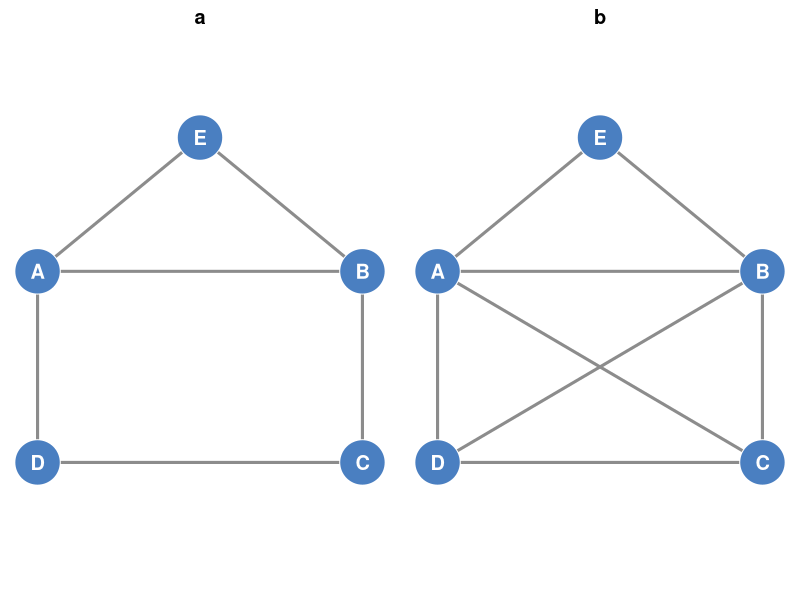
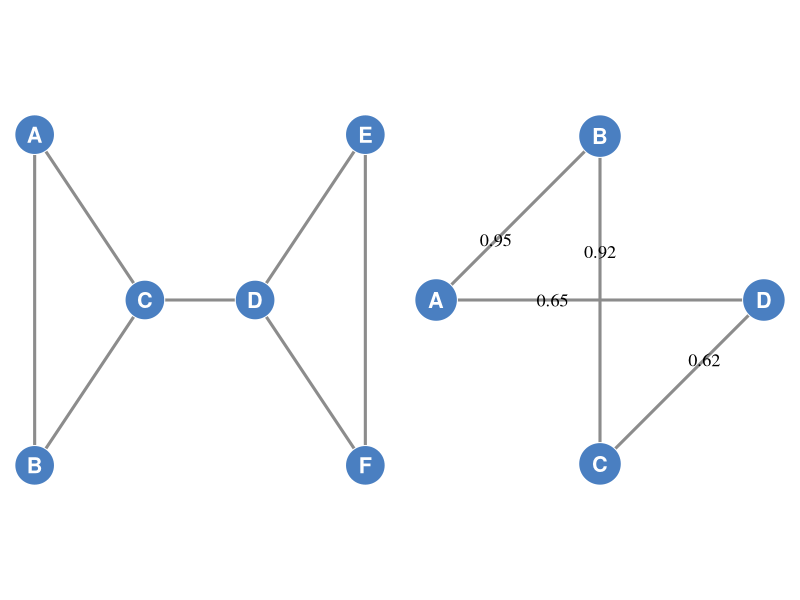

Recreate these plots in R, in order.
## ---- chunk 1
knitr::opts_chunk$set(echo = TRUE, collapse = TRUE, comment = "#>", message = FALSE)
Sys.setenv(LANGUAGE = "en")
options(width = 80)
suppressPackageStartupMessages({library(tidyverse); library(igraph)})
fr <- function(x, d = 2) format(round(x, d), decimal.mark = ",", big.mark = " ")
dessine <- function(g, ...) {
  par(mar = c(0, 0, 0, 0))
  plot(g, vertex.color = "#4A7FC1", vertex.frame.color = "white", vertex.label.color = "white",
       vertex.label.family = "sans", vertex.label.font = 2, edge.color = "grey55", ...)
}
## ---- chunk 2
#| echo: false
#| fig-width: 6
#| fig-height: 2.4
#| out-width: "55%"
maison <- make_graph(~ A - B, B - C, C - D, D - A, A - E, B - E)
nicolas <- add_edges(maison, c("A", "C", "B", "D"))
l_m <- cbind(c(0, 1, 1, 0, 0.5), c(1, 1, 0, 0, 1.7))
par(mfrow = c(1, 2))
dessine(maison, layout = l_m, vertex.size = 28, vertex.label.cex = 1.2, edge.width = 3); title("a", line = -1.2)
dessine(nicolas, layout = l_m, vertex.size = 28, vertex.label.cex = 1.2, edge.width = 3); title("b", line = -1.2)
## ---- chunk 3
aretes <- tibble(from  = c("P1", "P1", "P2", "P3"),
                 to    = c("P2", "P3", "P3", "P4"),
                 score = c(0.9, 0.4, 0.7, 0.95))
proteines <- tibble(name = c("P1", "P2", "P3", "P4", "P5"))
g1 <- graph_from_data_frame(aretes)
g2 <- graph_from_data_frame(aretes, directed = FALSE, vertices = proteines)
## ---- chunk 4
#| echo: false
cat(capture.output(print(g1))[1], capture.output(print(g2))[1], sep = "\n")
as_adjacency_matrix(g2, sparse = FALSE)
## ---- chunk 5
#| echo: false
#| fig-width: 5
#| fig-height: 2.2
#| out-width: "45%"
k <- make_graph(~ A - B, A - C, B - C, C - D, D - E, D - F, E - F)
dessine(k, layout = cbind(c(0, 0, 1, 2, 3, 3), c(1, -1, 0, 0, 1, -1)), vertex.size = 24, vertex.label.cex = 1.3, edge.width = 3)
## ---- chunk 6
#| echo: false
#| fig-width: 4
#| fig-height: 2.4
#| out-width: "38%"
w <- graph_from_data_frame(tibble(from = c("A", "B", "A", "D"), to = c("B", "C", "D", "C"),
                                  weight = c(0.95, 0.92, 0.65, 0.62)), directed = FALSE)
dessine(w, layout = cbind(c(0, 1, 2, 1), c(0, 1, 0, -1)), vertex.size = 26, vertex.label.cex = 1.3,
        edge.width = 3, edge.label = E(w)$weight, edge.label.color = "black", edge.label.cex = 1.1)
## ---- chunk 7
#| echo: false
coexpr <- read_tsv("data/airway_coexpr.tsv", show_col_types = FALSE)
m <- coexpr |> dplyr::select(symbole, contains("_")) |> column_to_rownames("symbole") |> as.matrix()
r <- cor(t(m))
reprimes <- coexpr$symbole[coexpr$statut == "réprimé"]
rep1 <- names(which.min(r["DUSP1", reprimes]))  # le réprimé le plus anticorrélé à DUSP1
genes <- c("DUSP1", "ZBTB16", rep1, "DDX3Y")
r4 <- round(r[genes, genes], 2)
r4
a_pos <- (r4 > 0.8) * 1; diag(a_pos) <- 0
a_abs <- (abs(r4) > 0.8) * 1; diag(a_abs) <- 0
g_pos <- graph_from_adjacency_matrix(a_pos, mode = "undirected")
g_abs <- graph_from_adjacency_matrix(a_abs, mode = "undirected")
statuts <- setNames(coexpr$statut, coexpr$symbole)[genes]
set.seed(1)
r_bruit <- cor(t(matrix(rnorm(150 * 8), nrow = 150)))
b8 <- sum(r_bruit[upper.tri(r_bruit)] > 0.8)
## ---- chunk 8
#| echo: false
adj <- (r > 0.8) * 1; diag(adj) <- 0
g_co <- graph_from_adjacency_matrix(adj, mode = "undirected")
set.seed(1)
mods <- cluster_louvain(g_co)
classe <- case_when(coexpr$statut != "non DE" ~ coexpr$statut,
                    coexpr$chromosome %in% "Y" ~ "non DE, chr. Y",
                    TRUE ~ "non DE, autre")
tab6 <- table(module = as.integer(membership(mods)),
              factor(classe, levels = c("induit", "réprimé", "non DE, autre", "non DE, chr. Y")))
mod_y <- rownames(tab6)[which.max(tab6[, "non DE, chr. Y"])]
## ---- chunk 9
#| echo: false
tab6
